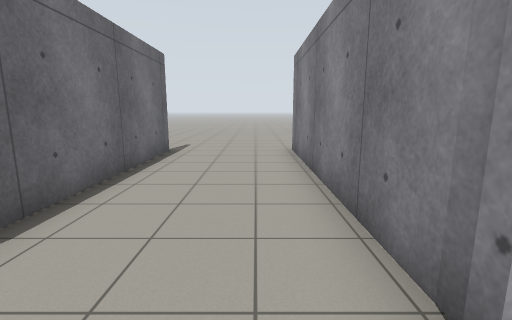
View 1 (above)

15 first-person views from a walk through a robot-simulator world made for Gazebo. The camera is 1.2 m above the floor, tilts 10° down and sees 85° across. The floor is counted in squares, 1 m on a side. Each view is taken from the middle of a square. On the plan, view 1 faces up. The plan holds only what a view shows up to about 12 squares ahead; the rest is blank. Surface patterns are stand-ins for the level's own textures.

View 2
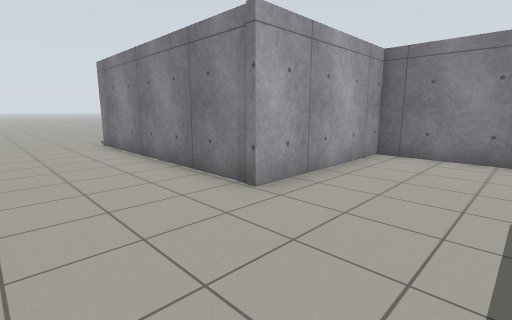

View 3
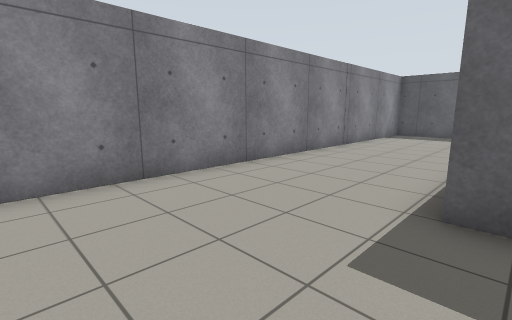

View 4
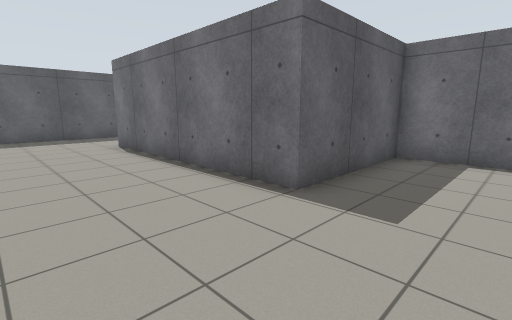

View 5
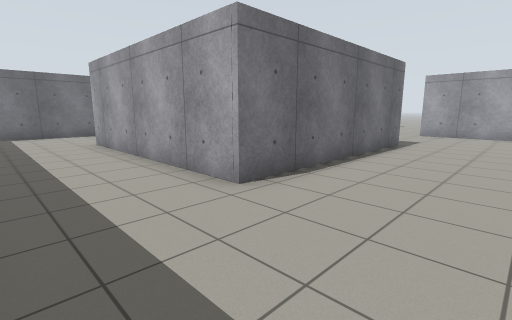

View 6
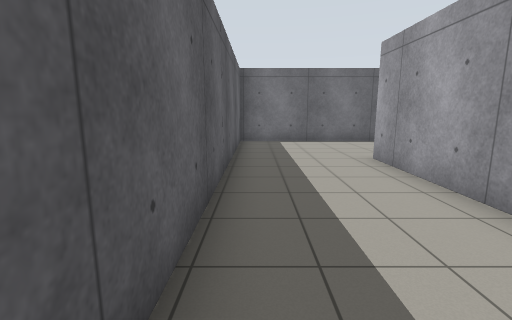

View 7
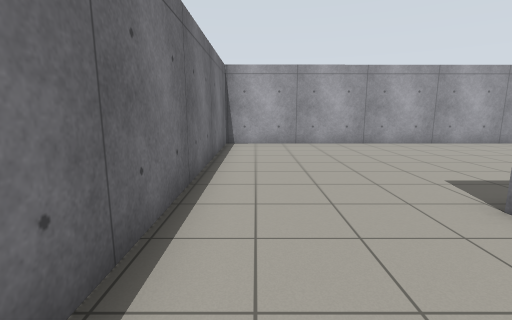

View 8
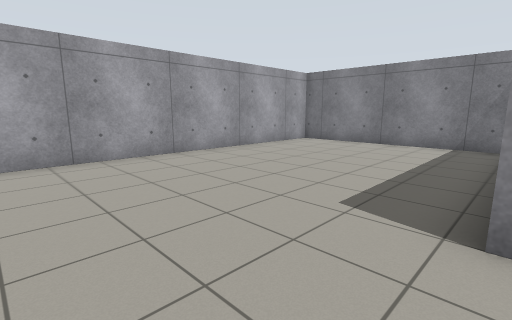

View 9
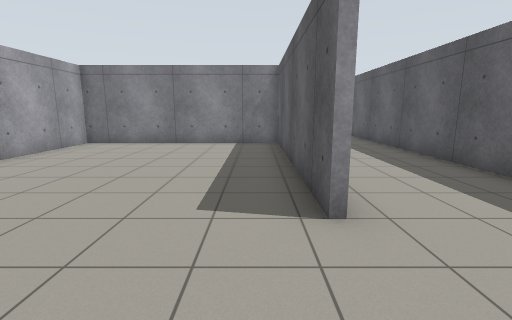

View 10
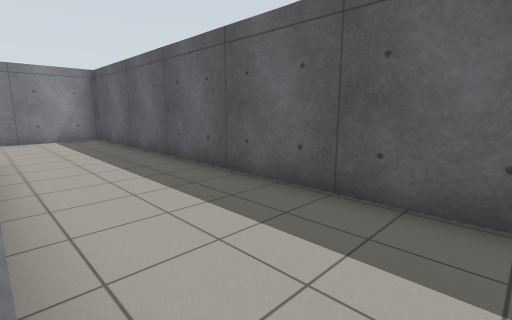

View 11
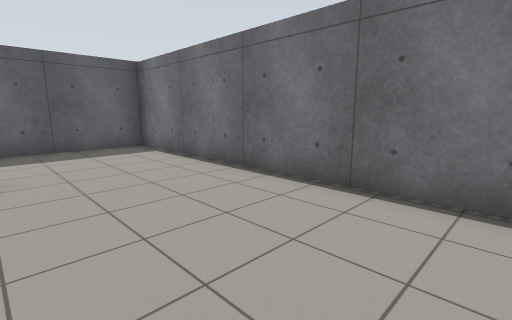

View 12
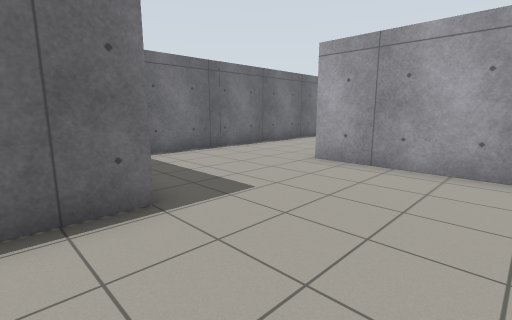

View 13
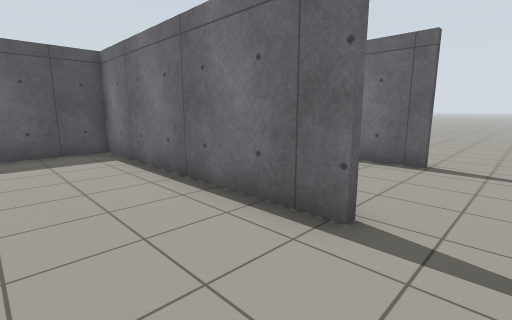

View 14
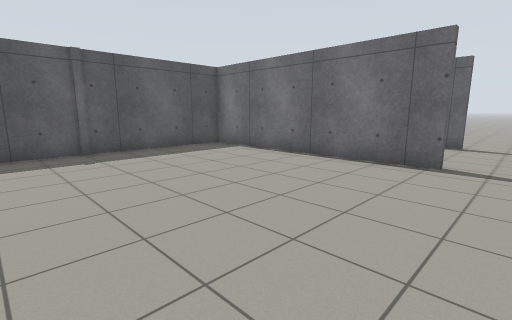

View 15
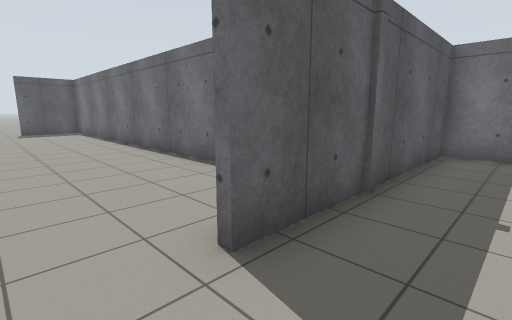

### Floor plan
Points are (right, up) in squares from view 1. A wall is a line through its corners. A room is listed if a view was taken in it or the views show most of it. See-through windows are left out.
Room 1 (views 1, 2, 3, 4, 5, 6, 7, 8, 9, 10, 11, 12)
walls: (-6.1, -10.8) (1.4, -10.8) (1.4, -3.6) (-10.1, -3.7) (-10.1, -14.6) (5.8, -14.6) (5.8, 1.1) (1.1, 1.1) (1.1, 8.8); (-2.6, 8.5) (-2.6, -3.5) (1.6, -3.5) (1.6, -11) (-6.1, -11)
ways out: opening at (1, 9.5) to room 2; opening at (-3, 9.5)
Room 2 (views 13, 14, 15)
walls: (1.3, 8.8) (1.3, 1.3) (8.6, 1.3)
ways out: opening at (1, 9.5) to room 1; opening at (9.5, 1)

Where each view was taken, in squares from view 1:
view 1: 0 up, 0 right, facing up
view 2: 2 down, 2 left, facing up-right
view 3: 0 up, 1 right, facing down-right
view 4: 1 down, 5 right, facing down-left
view 5: 14 down, 5 right, facing up-left
view 6: 14 down, 1 right, facing left
view 7: 14 down, 9 left, facing up
view 8: 11 down, 9 left, facing up-right
view 9: 10 down, 9 left, facing right
view 10: 11 down, 7 left, facing down-right
view 11: 5 down, 6 left, facing down-left
view 12: 5 down, 5 right, facing up-left
view 13: 10 up, 4 right, facing down-left
view 14: 10 up, 8 right, facing down-left
view 15: 3 up, 10 right, facing down-left
